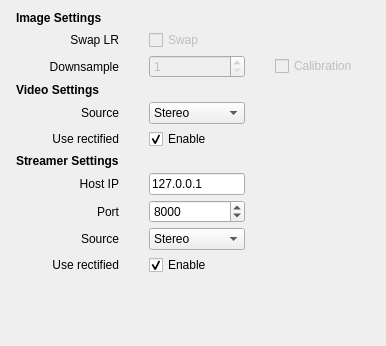
           <widget class="QWidget" name="tabApplicationSettings">
            <attribute name="title">
             <string>App Settings</string>
            </attribute>
            <layout class="QVBoxLayout" name="verticalLayout_11">
             <item>
              <layout class="QGridLayout" name="gridLayout_4" columnstretch="0,1,1">
               <property name="leftMargin">
                <number>5</number>
               </property>
               <property name="topMargin">
                <number>0</number>
               </property>
               <property name="rightMargin">
                <number>5</number>
               </property>
               <property name="horizontalSpacing">
                <number>30</number>
               </property>
               <property name="verticalSpacing">
                <number>5</number>
               </property>
               <item row="0" column="0">
                <widget class="QLabel" name="lblImageSettings">
                 <property name="text">
                  <string>&lt;html&gt;&lt;head/&gt;&lt;body&gt;&lt;p&gt;&lt;span style=&quot; font-weight:600;&quot;&gt;Image Settings&lt;/span&gt;&lt;/p&gt;&lt;/body&gt;&lt;/html&gt;</string>
                 </property>
                </widget>
               </item>
               <item row="2" column="0">
                <widget class="QLabel" name="lblDownsample">
                 <property name="enabled">
                  <bool>true</bool>
                 </property>
                 <property name="text">
                  <string>Downsample</string>
                 </property>
                 <property name="alignment">
                  <set>Qt::AlignRight|Qt::AlignTrailing|Qt::AlignVCenter</set>
                 </property>
                </widget>
               </item>
               <item row="1" column="0">
                <widget class="QLabel" name="lblSwapLR">
                 <property name="enabled">
                  <bool>true</bool>
                 </property>
                 <property name="text">
                  <string>Swap LR</string>
                 </property>
                 <property name="alignment">
                  <set>Qt::AlignRight|Qt::AlignTrailing|Qt::AlignVCenter</set>
                 </property>
                </widget>
               </item>
               <item row="6" column="0">
                <widget class="QLabel" name="lblStreamerSettings">
                 <property name="text">
                  <string>&lt;html&gt;&lt;head/&gt;&lt;body&gt;&lt;p&gt;&lt;span style=&quot; font-weight:600;&quot;&gt;Streamer Settings&lt;/span&gt;&lt;/p&gt;&lt;/body&gt;&lt;/html&gt;</string>
                 </property>
                </widget>
               </item>
               <item row="4" column="0">
                <widget class="QLabel" name="lblVideoSource">
                 <property name="text">
                  <string>Source</string>
                 </property>
                 <property name="alignment">
                  <set>Qt::AlignRight|Qt::AlignTrailing|Qt::AlignVCenter</set>
                 </property>
                </widget>
               </item>
               <item row="9" column="0">
                <widget class="QLabel" name="lblStreamerSource">
                 <property name="text">
                  <string>Source</string>
                 </property>
                 <property name="alignment">
                  <set>Qt::AlignRight|Qt::AlignTrailing|Qt::AlignVCenter</set>
                 </property>
                </widget>
               </item>
               <item row="8" column="0">
                <widget class="QLabel" name="lblPort">
                 <property name="text">
                  <string>Port</string>
                 </property>
                 <property name="alignment">
                  <set>Qt::AlignRight|Qt::AlignTrailing|Qt::AlignVCenter</set>
                 </property>
                </widget>
               </item>
               <item row="5" column="0">
                <widget class="QLabel" name="lblVideoUseRectified">
                 <property name="text">
                  <string>Use rectified</string>
                 </property>
                 <property name="alignment">
                  <set>Qt::AlignRight|Qt::AlignTrailing|Qt::AlignVCenter</set>
                 </property>
                </widget>
               </item>
               <item row="2" column="1">
                <widget class="QSpinBox" name="spinBoxDownsample">
                 <property name="enabled">
                  <bool>false</bool>
                 </property>
                 <property name="sizePolicy">
                  <sizepolicy hsizetype="Preferred" vsizetype="Preferred">
                   <horstretch>0</horstretch>
                   <verstretch>0</verstretch>
                  </sizepolicy>
                 </property>
                 <property name="minimumSize">
                  <size>
                   <width>0</width>
                   <height>0</height>
                  </size>
                 </property>
                 <property name="minimum">
                  <number>1</number>
                 </property>
                 <property name="maximum">
                  <number>10</number>
                 </property>
                </widget>
               </item>
               <item row="8" column="1">
                <widget class="QSpinBox" name="spinBoxStreamPort">
                 <property name="maximum">
                  <number>9999</number>
                 </property>
                 <property name="value">
                  <number>8000</number>
                 </property>
                </widget>
               </item>
               <item row="4" column="1">
                <widget class="QComboBox" name="comboBoxVideoSource">
                 <item>
                  <property name="text">
                   <string>Stereo</string>
                  </property>
                 </item>
                 <item>
                  <property name="text">
                   <string>Left</string>
                  </property>
                 </item>
                 <item>
                  <property name="text">
                   <string>Right</string>
                  </property>
                 </item>
                 <item>
                  <property name="text">
                   <string>Disparity</string>
                  </property>
                 </item>
                </widget>
               </item>
               <item row="7" column="1">
                <widget class="QLineEdit" name="txtStreamerHostIP">
                 <property name="text">
                  <string>127.0.0.1</string>
                 </property>
                </widget>
               </item>
               <item row="3" column="0">
                <widget class="QLabel" name="lblVideoSettings">
                 <property name="text">
                  <string>&lt;html&gt;&lt;head/&gt;&lt;body&gt;&lt;p&gt;&lt;span style=&quot; font-weight:600;&quot;&gt;Video Settings&lt;/span&gt;&lt;/p&gt;&lt;/body&gt;&lt;/html&gt;</string>
                 </property>
                </widget>
               </item>
               <item row="1" column="1">
                <widget class="QCheckBox" name="toggleSwapLeftRight">
                 <property name="enabled">
                  <bool>false</bool>
                 </property>
                 <property name="sizePolicy">
                  <sizepolicy hsizetype="Preferred" vsizetype="Preferred">
                   <horstretch>0</horstretch>
                   <verstretch>0</verstretch>
                  </sizepolicy>
                 </property>
                 <property name="text">
                  <string>Swap</string>
                 </property>
                 <property name="checkable">
                  <bool>true</bool>
                 </property>
                </widget>
               </item>
               <item row="5" column="1">
                <widget class="QCheckBox" name="checkBoxVideoUseRectified">
                 <property name="text">
                  <string>Enable</string>
                 </property>
                 <property name="checked">
                  <bool>true</bool>
                 </property>
                </widget>
               </item>
               <item row="13" column="1">
                <spacer name="verticalSpacer_4">
                 <property name="orientation">
                  <enum>Qt::Vertical</enum>
                 </property>
                 <property name="sizeHint" stdset="0">
                  <size>
                   <width>20</width>
                   <height>40</height>
                  </size>
                 </property>
                </spacer>
               </item>
               <item row="2" column="2">
                <widget class="QCheckBox" name="toggleCalibrationDownsample">
                 <property name="enabled">
                  <bool>false</bool>
                 </property>
                 <property name="text">
                  <string>Calibration</string>
                 </property>
                </widget>
               </item>
               <item row="9" column="1">
                <widget class="QComboBox" name="comboBoxStreamerSource">
                 <item>
                  <property name="text">
                   <string>Stereo</string>
                  </property>
                 </item>
                 <item>
                  <property name="text">
                   <string>Left</string>
                  </property>
                 </item>
                 <item>
                  <property name="text">
                   <string>Right</string>
                  </property>
                 </item>
                 <item>
                  <property name="text">
                   <string>Disparity</string>
                  </property>
                 </item>
                </widget>
               </item>
               <item row="7" column="0">
                <widget class="QLabel" name="lblHostIP">
                 <property name="text">
                  <string>Host IP</string>
                 </property>
                 <property name="alignment">
                  <set>Qt::AlignRight|Qt::AlignTrailing|Qt::AlignVCenter</set>
                 </property>
                </widget>
               </item>
               <item row="10" column="0">
                <widget class="QLabel" name="label_2">
                 <property name="text">
                  <string>Use rectified</string>
                 </property>
                 <property name="alignment">
                  <set>Qt::AlignRight|Qt::AlignTrailing|Qt::AlignVCenter</set>
                 </property>
                </widget>
               </item>
               <item row="11" column="0">
                <spacer name="horizontalSpacer_9">
                 <property name="orientation">
                  <enum>Qt::Horizontal</enum>
                 </property>
                 <property name="sizeHint" stdset="0">
                  <size>
                   <width>40</width>
                   <height>20</height>
                  </size>
                 </property>
                </spacer>
               </item>
               <item row="11" column="1">
                <spacer name="horizontalSpacer_10">
                 <property name="orientation">
                  <enum>Qt::Horizontal</enum>
                 </property>
                 <property name="sizeHint" stdset="0">
                  <size>
                   <width>40</width>
                   <height>20</height>
                  </size>
                 </property>
                </spacer>
               </item>
               <item row="11" column="2">
                <spacer name="horizontalSpacer_11">
                 <property name="orientation">
                  <enum>Qt::Horizontal</enum>
                 </property>
                 <property name="sizeHint" stdset="0">
                  <size>
                   <width>40</width>
                   <height>20</height>
                  </size>
                 </property>
                </spacer>
               </item>
               <item row="10" column="1">
                <widget class="QCheckBox" name="checkBoxStreamerUseRectified">
                 <property name="text">
                  <string>Enable</string>
                 </property>
                 <property name="checked">
                  <bool>true</bool>
                 </property>
                </widget>
               </item>
              </layout>
             </item>
            </layout>
           </widget>
